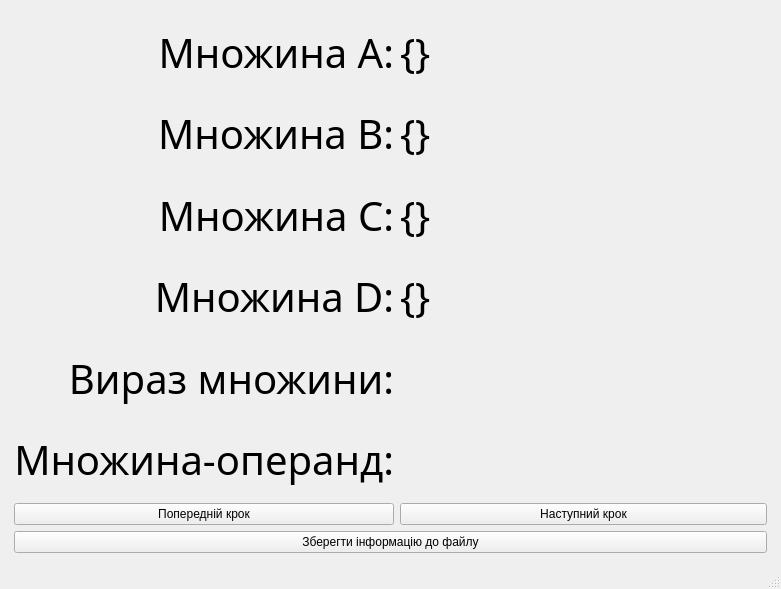
<?xml version="1.0" encoding="UTF-8"?>
<ui version="4.0">
 <class>MainWindow</class>
 <widget class="QMainWindow" name="MainWindow">
  <property name="geometry">
   <rect>
    <x>0</x>
    <y>0</y>
    <width>781</width>
    <height>589</height>
   </rect>
  </property>
  <property name="windowTitle">
   <string>MainWindow</string>
  </property>
  <widget class="QWidget" name="centralwidget">
   <layout class="QHBoxLayout" name="horizontalLayout">
    <item>
     <layout class="QVBoxLayout" name="verticalLayout">
      <property name="leftMargin">
       <number>5</number>
      </property>
      <property name="topMargin">
       <number>5</number>
      </property>
      <property name="rightMargin">
       <number>5</number>
      </property>
      <property name="bottomMargin">
       <number>5</number>
      </property>
      <item>
       <layout class="QGridLayout" name="gridLayout">
        <item row="1" column="1">
         <widget class="QLabel" name="set_b">
          <property name="styleSheet">
           <string notr="true">font-family: Gill Sans, sans-serif;
font-size: 40px;</string>
          </property>
          <property name="text">
           <string>{}</string>
          </property>
         </widget>
        </item>
        <item row="2" column="0">
         <widget class="QLabel" name="label_5">
          <property name="styleSheet">
           <string notr="true">font-family: Gill Sans, sans-serif;
font-size: 40px;</string>
          </property>
          <property name="text">
           <string>Множина C:</string>
          </property>
          <property name="alignment">
           <set>Qt::AlignRight|Qt::AlignTrailing|Qt::AlignVCenter</set>
          </property>
          <property name="margin">
           <number>10</number>
          </property>
         </widget>
        </item>
        <item row="0" column="1">
         <widget class="QLabel" name="set_a">
          <property name="styleSheet">
           <string notr="true">font-family: Gill Sans, sans-serif;
font-size: 40px;</string>
          </property>
          <property name="text">
           <string>{}</string>
          </property>
         </widget>
        </item>
        <item row="6" column="1">
         <widget class="QPushButton" name="next_step">
          <property name="sizePolicy">
           <sizepolicy hsizetype="Expanding" vsizetype="Fixed">
            <horstretch>1</horstretch>
            <verstretch>0</verstretch>
           </sizepolicy>
          </property>
          <property name="text">
           <string>Наступний крок</string>
          </property>
         </widget>
        </item>
        <item row="5" column="0">
         <widget class="QLabel" name="label_9">
          <property name="styleSheet">
           <string notr="true">font-family: Gill Sans, sans-serif;
font-size: 40px;</string>
          </property>
          <property name="text">
           <string>Множина-операнд:</string>
          </property>
          <property name="alignment">
           <set>Qt::AlignRight|Qt::AlignTrailing|Qt::AlignVCenter</set>
          </property>
          <property name="margin">
           <number>10</number>
          </property>
         </widget>
        </item>
        <item row="6" column="0">
         <widget class="QPushButton" name="last_step">
          <property name="sizePolicy">
           <sizepolicy hsizetype="Expanding" vsizetype="Fixed">
            <horstretch>1</horstretch>
            <verstretch>0</verstretch>
           </sizepolicy>
          </property>
          <property name="text">
           <string>Попередній крок</string>
          </property>
         </widget>
        </item>
        <item row="3" column="0">
         <widget class="QLabel" name="label_7">
          <property name="styleSheet">
           <string notr="true">font-family: Gill Sans, sans-serif;
font-size: 40px;</string>
          </property>
          <property name="text">
           <string>Множина D:</string>
          </property>
          <property name="alignment">
           <set>Qt::AlignRight|Qt::AlignTrailing|Qt::AlignVCenter</set>
          </property>
          <property name="margin">
           <number>10</number>
          </property>
         </widget>
        </item>
        <item row="5" column="1">
         <widget class="QLabel" name="result">
          <property name="styleSheet">
           <string notr="true">font-family: Gill Sans, sans-serif;
font-size: 40px;</string>
          </property>
          <property name="text">
           <string/>
          </property>
         </widget>
        </item>
        <item row="1" column="0">
         <widget class="QLabel" name="label_3">
          <property name="styleSheet">
           <string notr="true">font-family: Gill Sans, sans-serif;
font-size: 40px;</string>
          </property>
          <property name="text">
           <string>Множина B:</string>
          </property>
          <property name="alignment">
           <set>Qt::AlignRight|Qt::AlignTrailing|Qt::AlignVCenter</set>
          </property>
          <property name="margin">
           <number>10</number>
          </property>
         </widget>
        </item>
        <item row="2" column="1">
         <widget class="QLabel" name="set_c">
          <property name="styleSheet">
           <string notr="true">font-family: Gill Sans, sans-serif;
font-size: 40px;</string>
          </property>
          <property name="text">
           <string>{}</string>
          </property>
         </widget>
        </item>
        <item row="0" column="0">
         <widget class="QLabel" name="label">
          <property name="minimumSize">
           <size>
            <width>0</width>
            <height>0</height>
           </size>
          </property>
          <property name="styleSheet">
           <string notr="true">font-family: Gill Sans, sans-serif;
font-size: 40px;</string>
          </property>
          <property name="text">
           <string>Множина А:</string>
          </property>
          <property name="alignment">
           <set>Qt::AlignRight|Qt::AlignTrailing|Qt::AlignVCenter</set>
          </property>
          <property name="margin">
           <number>10</number>
          </property>
         </widget>
        </item>
        <item row="3" column="1">
         <widget class="QLabel" name="set_d">
          <property name="styleSheet">
           <string notr="true">font-family: Gill Sans, sans-serif;
font-size: 40px;</string>
          </property>
          <property name="text">
           <string>{}</string>
          </property>
         </widget>
        </item>
        <item row="4" column="0">
         <widget class="QLabel" name="label_11">
          <property name="styleSheet">
           <string notr="true">font-family: Gill Sans, sans-serif;
font-size: 40px;</string>
          </property>
          <property name="text">
           <string>Вираз множини:</string>
          </property>
          <property name="alignment">
           <set>Qt::AlignRight|Qt::AlignTrailing|Qt::AlignVCenter</set>
          </property>
          <property name="margin">
           <number>10</number>
          </property>
         </widget>
        </item>
        <item row="4" column="1">
         <widget class="QLabel" name="expression">
          <property name="styleSheet">
           <string notr="true">font-family: Gill Sans, sans-serif;
font-size: 40px;</string>
          </property>
          <property name="text">
           <string/>
          </property>
         </widget>
        </item>
       </layout>
      </item>
      <item>
       <widget class="QPushButton" name="save_to_file">
        <property name="text">
         <string>Зберегти інформацію до файлу</string>
        </property>
       </widget>
      </item>
     </layout>
    </item>
   </layout>
  </widget>
  <widget class="QStatusBar" name="statusbar"/>
  <action name="information">
   <property name="text">
    <string>Про студента</string>
   </property>
  </action>
  <action name="action">
   <property name="text">
    <string>Зберегти до файлу</string>
   </property>
  </action>
 </widget>
 <resources/>
 <connections/>
</ui>
